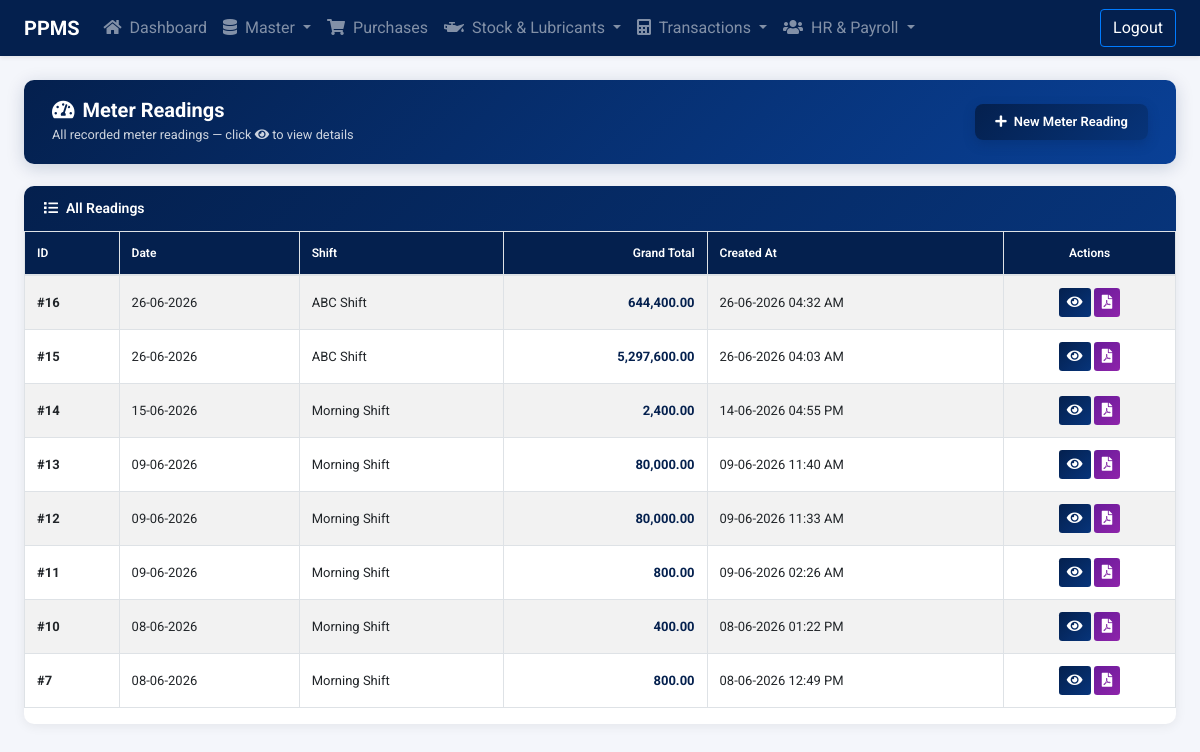
Page /meter-readings/meter-reading-list.php (signed in) on the earlier database version.
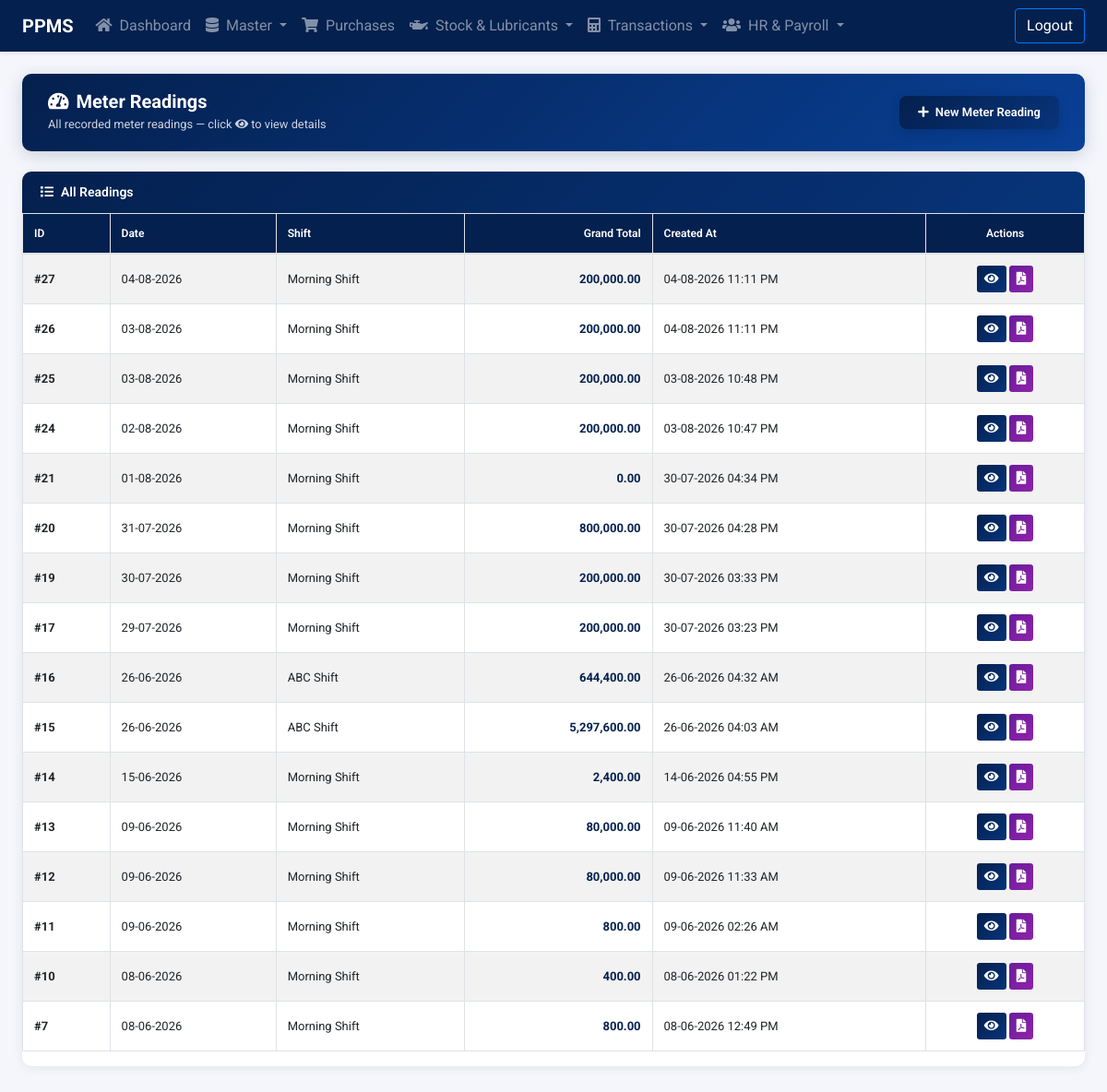
Same page on the later database version.
### tables this page shows
CREATE TABLE `tbl_meter_readings` (
  `id` int(11) NOT NULL,
  `date` date NOT NULL,
  `shift_id` int(11) NOT NULL,
  `payment_type` enum('Cash','Credit','Online') NOT NULL DEFAULT 'Cash',
  `grand_total` decimal(12,2) NOT NULL DEFAULT 0.00,
  `created_at` datetime NOT NULL DEFAULT current_timestamp(),
  `updated_at` datetime NOT NULL DEFAULT current_timestamp() ON UPDATE current_timestamp(),
  `deleted_at` datetime DEFAULT NULL,
  `remarks` varchar(512) DEFAULT NULL
);

CREATE TABLE `tbl_shifts` (
  `id` int(11) NOT NULL,
  `name` varchar(128) NOT NULL,
  `start_time` time NOT NULL,
  `end_time` time NOT NULL,
  `status` enum('Active','Inactive') NOT NULL DEFAULT 'Active',
  `deleted_at` datetime DEFAULT NULL
);

### include/permissions.php (called while the page is built, shortened)
<?php
require_once __DIR__ . '/config.php';
function has_permission($module_slug, $action) {
    global $connection;
    $user_id = intval($_SESSION['loggedInUser']);
    $user_res = mysqli_query($connection, "SELECT type, role_id FROM tbl_accounts WHERE id = '$user_id' LIMIT 1");
    if (!$user_res || !($user = mysqli_fetch_assoc($user_res))) {
        return false;
    }
    if (strtolower(trim($user['type'] ?? '')) === 'admin') {
        return true;
    }
    return false;
}
?>

### meter-readings/meter-reading-list.php (the view, shortened to what this page needs)
<?php
require '../include/config.php';
require '../include/permissions.php';
$sql_active = "SELECT mr.*, sh.name AS shift_name
               FROM tbl_meter_readings mr
               LEFT JOIN tbl_shifts sh ON mr.shift_id = sh.id
               WHERE mr.deleted_at IS NULL
               ORDER BY mr.id DESC";
$result_active = mysqli_query($connection, $sql_active);
?>
<!DOCTYPE html>
<html lang="en">
<head>
    <link rel="stylesheet" href="https://stackpath.bootstrapcdn.com/bootstrap/4.3.1/css/bootstrap.min.css">
    <link rel="stylesheet" href="https://cdnjs.cloudflare.com/ajax/libs/font-awesome/5.11.2/css/all.min.css">
    <link rel="stylesheet" href="https://cdn.datatables.net/1.10.20/css/jquery.dataTables.min.css">
    <link rel="stylesheet" href="../include/style.css?v=1.0.1">
</head>
<body>
<?php include('../include/navbar.php'); ?>
<main class="main">
<div class="container-fluid pt-4 pb-5 px-4">
    <div class="page-header">
        <div>
            <h4><i class="fas fa-tachometer-alt mr-2"></i>Meter Readings</h4>
            <small style="opacity:.8;">All recorded meter readings — click <i class="fas fa-eye"></i> to view details</small>
        </div>
        <?php if (has_permission('meter_readings', 'add')): ?>
        <a href="add-meter-reading.php" class="btn-new btn">
            <i class="fas fa-plus mr-1"></i> New Meter Reading
        </a>
        <?php endif; ?>
    </div>
    <div class="list-card">
        <div class="list-card-title">
            <i class="fas fa-list mr-2"></i>All Readings
        </div>
        <div class="table-responsive" style="padding:0;">
        <table id="meterReadingTable" class="table table-bordered table-striped" style="width:100%;">
                <thead>
                    <tr>
                        <th>ID</th>
                        <th>Date</th>
                        <th>Shift</th>
                        <th style="text-align:right;">Grand Total</th>
                        <th>Created At</th>
                        <th style="text-align:center;">Actions</th>
                    </tr>
                </thead>
                <tbody>
                <?php if ($result_active && mysqli_num_rows($result_active) > 0):
                    while ($row = mysqli_fetch_assoc($result_active)):
                ?>
                <tr>
                    <td data-order="<?php echo $row['id']; ?>"><strong>#<?php echo $row['id']; ?></strong></td>
                    <td data-order="<?php echo strtotime($row['date']); ?>"><?php echo date('d-m-Y', strtotime($row['date'])); ?></td>
                    <td><?php echo htmlspecialchars($row['shift_name'] ?? 'N/A'); ?></td>
                    <td style="text-align:right;font-weight:700;color: var(--primary-color);" data-order="<?php echo $row['grand_total']; ?>">
                        <?php echo number_format($row['grand_total'], 2); ?>
                    </td>
                    <td data-order="<?php echo strtotime($row['created_at']); ?>"><?php echo date('d-m-Y h:i A', strtotime($row['created_at'])); ?></td>
                    <td style="text-align:center;">
                        <a href="view-meter-reading.php?id=<?php echo $row['id']; ?>"
                           class="btn btn-sm btn-info" title="View" style="background: var(--primary-gradient); border: none;">
                            <i class="fas fa-eye"></i>
                        </a>
                        <a href="generate-pdf-meter-reading.php?id=<?php echo $row['id']; ?>" target="_blank"
                           class="btn btn-sm btn-secondary" title="Generate PDF"
                           style="background:linear-gradient(135deg,#6a1b9a,#8e24aa);border:none;color:#fff;">
                            <i class="fas fa-file-pdf"></i>
                        </a>
                    </td>
                </tr>
                <?php endwhile; else: ?>
                <tr><td colspan="6" class="text-center text-muted py-4">No active meter readings. <a href="add-meter-reading.php">Create one now.</a></td></tr>
                <?php endif; ?>
                </tbody>
            </table>
        </div>
    </div>
</div>
</main>
</body>
</html>

### include/navbar.php (shortened to what this page needs)
<?php
$prefix = '';
if (!file_exists('include/navbar.php')) {
    $prefix = '../';
}
require_once __DIR__ . '/permissions.php';
?>
<nav class="navbar navbar-expand-lg bg-dark navbar-dark px-lg-4 shadow-sm">
    <a class="navbar-brand font-weight-bold" href="<?php echo $prefix; ?>dashboard.php">PPMS</a>
    <div class="collapse navbar-collapse" id="navbarNavDropdown">
        <ul class="navbar-nav mr-auto">
            <li class="nav-item">
                <a class="nav-link" href="<?php echo $prefix; ?>dashboard.php"><i class="fas fa-home mr-1"></i> Dashboard</a>
            </li>
            <?php
            $showMaster = has_permission('shifts', 'show') || has_permission('items', 'show') ||
                          has_permission('tanks', 'show') || has_permission('roles', 'show') ||
                          has_permission('users', 'show') || has_permission('nozzles', 'show') ||
                          has_permission('staff', 'show') || has_permission('card_machines', 'show') ||
                          has_permission('banks', 'show');
            if ($showMaster):
            ?>
            <li class="nav-item dropdown">
                <a class="nav-link dropdown-toggle" href="#" id="navbarDropdownMenuLink" data-toggle="dropdown" aria-haspopup="true" aria-expanded="false">
                <i class="fas fa-database mr-1"></i> Master
                </a>
            </li>
            <?php endif; ?>
            <?php if (has_permission('purchases', 'show')): ?>
            <li class="nav-item">
                <a class="nav-link" href="<?php echo $prefix; ?>purchases/purchases-list.php"><i class="fas fa-shopping-cart mr-1"></i> Purchases</a>
            </li>
            <?php endif; ?>
            <?php if (has_permission('items', 'show')): ?>
            <li class="nav-item dropdown">
                <a class="nav-link dropdown-toggle" href="#" id="navbarDropdownMenuLinkLubricants" data-toggle="dropdown" aria-haspopup="true" aria-expanded="false">
                <i class="fas fa-oil-can mr-1"></i> Stock &amp; Lubricants
                </a>
            </li>
            <?php endif; ?>
            <?php if (has_permission('meter_readings', 'show')): ?>
            <li class="nav-item dropdown">
                <a class="nav-link dropdown-toggle" href="#" id="navbarDropdownMenuLink3" data-toggle="dropdown" aria-haspopup="true" aria-expanded="false">
                <i class="fas fa-calculator mr-1"></i> Transactions
                </a>
            </li>
            <?php endif; ?>
            <?php if (has_permission('staff', 'show')): ?>
            <li class="nav-item dropdown">
                <a class="nav-link dropdown-toggle" href="#" id="navbarDropdownMenuLinkHR" data-toggle="dropdown" aria-haspopup="true" aria-expanded="false">
                <i class="fas fa-users mr-1"></i> HR &amp; Payroll
                </a>
            </li>
            <?php endif; ?>
        </ul>
        <a href="<?php echo $prefix; ?>include/logout.php" class="btn btn-outline-primary mt-2 mt-lg-0 ml-lg-3">Logout</a>
    </div>
</nav>

### include/style.css (style rules this page uses)
:root { --primary-color: #04204e; --primary-hover: #07347a; --primary-light: #e6f0fa; --primary-gradient: linear-gradient(135deg, var(--primary-color) 0%, #07347a 100%); --gradient-header: linear-gradient(135deg, var(--primary-color) 0%, #094096 100%); }
.bg-dark { background-color: var(--primary-color) !important; }
.btn-outline-primary { color:white !important; }
table thead th, .table thead th { background-color: #04204e !important; color: #fff !important; }

### meter-readings/meter-reading-list.php (style rules this page uses)
body { background:#f4f6fb; font-family:'Roboto',sans-serif; }
.page-header { background: var(--gradient-header); color:#fff; padding:18px 28px; border-radius:10px; margin-bottom:22px; display:flex; align-items:center; justify-content:space-between; box-shadow:0 4px 18px rgba(4,32,78,0.18); }
.page-header h4 { margin:0; font-weight:700; font-size:1.25rem; }
.list-card { background:#fff; border-radius:10px; box-shadow:0 2px 12px rgba(0,0,0,0.07); overflow:hidden; }
.list-card-title { background: var(--primary-gradient); color:#fff; padding:12px 20px; font-weight:600; font-size:14px; }
#meterReadingTable thead th { background: var(--primary-color) !important; color:#fff; font-size:12px; font-weight:600; }
#meterReadingTable tbody tr { transition:background .15s; }
#meterReadingTable td { vertical-align:middle; font-size:13px; }
.btn-new { background: var(--primary-gradient); border:none; color:#fff; font-weight:600; padding:8px 20px; border-radius:8px; font-size:13px; box-shadow:0 4px 12px rgba(4,32,78,0.25); transition:all .2s; }

Differences in the rows shown:
added tbl_meter_readings: id "27", date "04-08-2026", shift.name "Morning Shift", grand_total "200,000.00", created_at "04-08-2026 11:11 PM"
added tbl_meter_readings: id "26", date "03-08-2026", shift.name "Morning Shift", grand_total "200,000.00", created_at "04-08-2026 11:11 PM"
added tbl_meter_readings: id "25", date "03-08-2026", shift.name "Morning Shift", grand_total "200,000.00", created_at "03-08-2026 10:48 PM"
added tbl_meter_readings: id "24", date "02-08-2026", shift.name "Morning Shift", grand_total "200,000.00", created_at "03-08-2026 10:47 PM"
added tbl_meter_readings: id "21", date "01-08-2026", shift.name "Morning Shift", grand_total "0.00", created_at "30-07-2026 04:34 PM"
added tbl_meter_readings: id "20", date "31-07-2026", shift.name "Morning Shift", grand_total "800,000.00", created_at "30-07-2026 04:28 PM"
added tbl_meter_readings: id "19", date "30-07-2026", shift.name "Morning Shift", grand_total "200,000.00", created_at "30-07-2026 03:33 PM"
added tbl_meter_readings: id "17", date "29-07-2026", shift.name "Morning Shift", grand_total "200,000.00", created_at "30-07-2026 03:23 PM"
